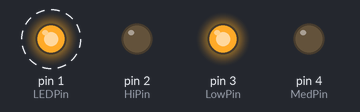
A sketch run on a simulated Arduino Uno, built with avr-gcc and run on an emulated ATmega328P. Shown: output pins drawn as LEDs (lit = HIGH). Dashed ring = blinking. EEPROM starts erased.

Above: at 0.5 s.
Timing chart, 0 to 3.0 s (numbered marks = the images above):
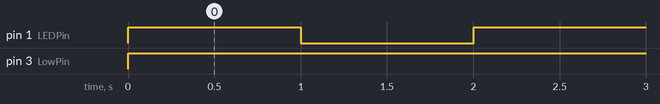

The sketch:

Drysuit-Heater-Controller.ino
```cpp
/*This sketch is used to control a drysuit heater using pulse width modulation.  The program allows you to set the length of the cycle, currently set at 2 seconds.
 * There are 3 settings, currently 50%, 75% and 100% duty cycles. You can change these to whatever you want.  The controller is designed to be controlled by a
 * single toggle switch.  Every time you turn the heater on, it switches to the next heater setting in the loop Low, Med, Hi, Low Med Hi.  It includes 3 indicator
 * LEDs; One for each power setting.  The on board LED is used to show when the heater is being cycled for testing and troubleshooting.
*/

//Initiallizes EPPROM. This is where the previous power setting is stored.
#include <EEPROM.h>
int address = 0; // You are supposed to get at least 100,000 writes to an eeprom address.  If you were worried you could add code to change the address every cycle
int Power = EEPROM.read(address) %3;  //Instead of trying to cycle the value of the temperature setting, I just divide the value by 3 and take the remainder. 0 = low 1 = medium 2 = hi

//These are the power level indicator pins.  Connect them to 3 diffent colored LEDs or an RGB LED if you want to reduce the number of parts.  They can share a resistor on the negative
//side since the LEDs should never be on at the same time.
const int LowPin =  3;
const int MedPin =  4;
const int HiPin =  2;

//Power output pin.  This is what will turn on and off depending on the power level.  Connect to Mosfet to control heater.
//It can also be the onboard LED pin (Pin 1 for the Trinket, Pin 13 for the UNO) to help with testing.
const int LEDPin =  1;

const int cycletime = 2; // duration of the total cycle in seconds

// Percentage of the time the power is low, Med and Hi (Duty Cycle)  Play with these numbers to get different power outputs
const int LowDC = 50; // Percent
const int MedDC = 75; // Percent
const int HiDC = 100; // Percent


int DC = 0; //During operation this value will switch between the duty cycles of the 3 power settings (LowDC, MedDC, HiDC)
unsigned long cycletimemill = cycletime*1000; // converts the cycletime to milliseconds
unsigned long ontime = 0; //initialized variable. This will be the amount of time the heater will be on per cycle in miliseconds
void setup() {
  //Sets the pins to outputs
  pinMode(LowPin, OUTPUT);
  pinMode(MedPin, OUTPUT);
  pinMode(HiPin, OUTPUT);
  pinMode(LEDPin, OUTPUT);

EEPROM.write(0,(Power+1)); //Changes the output each time power is cycled
}

void loop() {
  ontime = cycletimemill*DC/100;
  unsigned long t=millis() % (cycletimemill);
  digitalWrite(LEDPin, (t <= ontime));

// Switch between power settings.  Each case turns the correct indicator pin and makes DC equal the correct duty cycle for the power setting
  switch (Power) {
    case 0:    // LOW
      digitalWrite(LowPin, HIGH);
      digitalWrite(MedPin, LOW);
      digitalWrite(HiPin, LOW);
      DC=LowDC;
      break;
    case 1:    // Med
      digitalWrite(LowPin, LOW);
      digitalWrite(MedPin, HIGH);
      digitalWrite(HiPin, LOW);
      DC=MedDC;
      break;
    case 2:    // Hi
      digitalWrite(LowPin, LOW);
      digitalWrite(MedPin, LOW);
      digitalWrite(HiPin, HIGH);
      DC=HiDC;
      break;
  }
}
```

Measured:
- by itself, pin 1 (LEDPin): alternates HIGH for 1.0 s and LOW for 1.0 s
- by itself, pin 3 (LowPin): LOW → HIGH at 0.00 s
